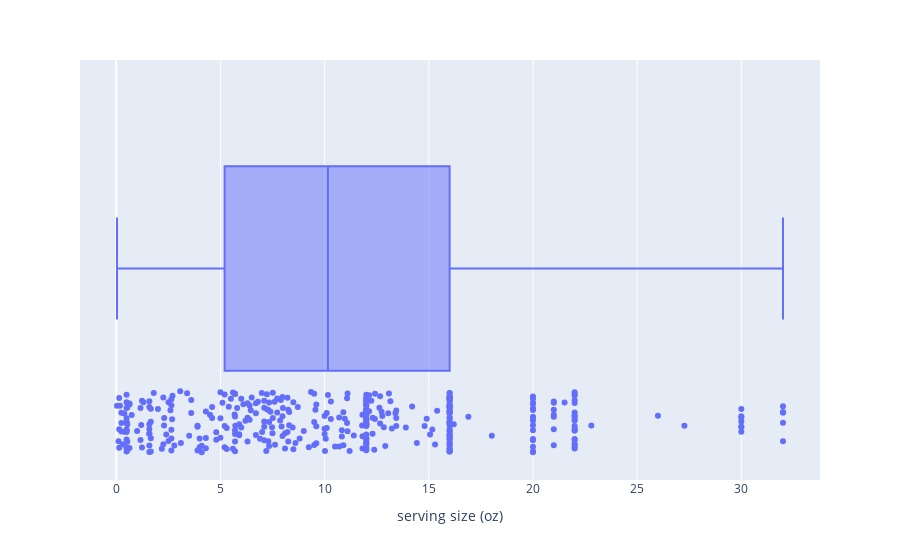

Source (notebook cell):
### Code cell
fig = px.box(df, x='serving size (oz)', points="all")
fig.show()

### Figure 1 — Plotly figure (JSON) as saved in the notebook; plotly's stock layout.template omitted (floating-point values rounded to 4 significant figures; data arrays with more than 128 entries replaced by an {"elided": "..."} marker saying what was removed)
{"data": [{"alignmentgroup": "True", "boxpoints": "all", "hovertemplate": "serving size (oz)=%{x}<extra></extra>", "legendgroup": "", "marker": {"color": "#636efa"}, "name": "", "notched": false, "offsetgroup": "", "orientation": "h", "showlegend": false, "type": "box", "x": {"elided": "750 float values"}, "x0": " ", "xaxis": "x", "y0": " ", "yaxis": "y"}], "layout": {"boxmode": "group", "legend": {"tracegroupgap": 0}, "margin": {"t": 60}, "xaxis": {"anchor": "y", "domain": [0, 1], "title": {"text": "serving size (oz)"}}, "yaxis": {"anchor": "x", "domain": [0, 1]}}}
